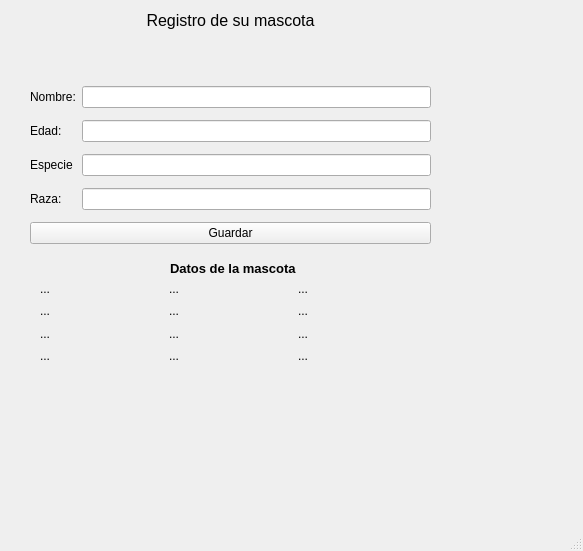
<?xml version="1.0" encoding="UTF-8"?>
<ui version="4.0">
 <class>MainWindow</class>
 <widget class="QMainWindow" name="MainWindow">
  <property name="geometry">
   <rect>
    <x>0</x>
    <y>0</y>
    <width>583</width>
    <height>551</height>
   </rect>
  </property>
  <property name="windowTitle">
   <string>Ejercicio 3 - Nombre y cédula</string>
  </property>
  <widget class="QWidget" name="centralwidget">
   <widget class="QWidget" name="gridLayoutWidget">
    <property name="geometry">
     <rect>
      <x>30</x>
      <y>80</y>
      <width>401</width>
      <height>171</height>
     </rect>
    </property>
    <layout class="QGridLayout" name="gridLayout_2">
     <item row="4" column="0" colspan="2">
      <widget class="QPushButton" name="btnGuardar">
       <property name="text">
        <string>Guardar</string>
       </property>
      </widget>
     </item>
     <item row="2" column="1">
      <widget class="QLineEdit" name="especieAn"/>
     </item>
     <item row="1" column="0">
      <widget class="QLabel" name="lbl2">
       <property name="text">
        <string>Edad:</string>
       </property>
      </widget>
     </item>
     <item row="0" column="1">
      <widget class="QLineEdit" name="nomAn">
       <property name="text">
        <string/>
       </property>
       <property name="alignment">
        <set>Qt::AlignCenter</set>
       </property>
      </widget>
     </item>
     <item row="2" column="0">
      <widget class="QLabel" name="lbl2_3">
       <property name="text">
        <string>Especie</string>
       </property>
      </widget>
     </item>
     <item row="1" column="1">
      <widget class="QLineEdit" name="ageAn"/>
     </item>
     <item row="3" column="0">
      <widget class="QLabel" name="lbl2_2">
       <property name="text">
        <string>Raza:</string>
       </property>
      </widget>
     </item>
     <item row="3" column="1">
      <widget class="QLineEdit" name="razaAn"/>
     </item>
     <item row="0" column="0">
      <widget class="QLabel" name="lbl1">
       <property name="text">
        <string>Nombre:</string>
       </property>
      </widget>
     </item>
    </layout>
   </widget>
   <widget class="QLabel" name="label">
    <property name="geometry">
     <rect>
      <x>0</x>
      <y>0</y>
      <width>461</width>
      <height>41</height>
     </rect>
    </property>
    <property name="font">
     <font>
      <pointsize>12</pointsize>
     </font>
    </property>
    <property name="text">
     <string>Registro de su mascota</string>
    </property>
    <property name="textFormat">
     <enum>Qt::AutoText</enum>
    </property>
    <property name="alignment">
     <set>Qt::AlignCenter</set>
    </property>
   </widget>
   <widget class="QWidget" name="gridLayoutWidget_2">
    <property name="geometry">
     <rect>
      <x>40</x>
      <y>280</y>
      <width>381</width>
      <height>84</height>
     </rect>
    </property>
    <layout class="QGridLayout" name="gridLayout_3">
     <item row="0" column="2">
      <widget class="QLabel" name="lblNom2">
       <property name="text">
        <string>...</string>
       </property>
      </widget>
     </item>
     <item row="1" column="1">
      <widget class="QLabel" name="lblAge1">
       <property name="text">
        <string>...</string>
       </property>
      </widget>
     </item>
     <item row="0" column="1">
      <widget class="QLabel" name="lblNom1">
       <property name="text">
        <string>...</string>
       </property>
      </widget>
     </item>
     <item row="0" column="3">
      <widget class="QLabel" name="lblNom3">
       <property name="text">
        <string>...</string>
       </property>
      </widget>
     </item>
     <item row="2" column="1">
      <widget class="QLabel" name="lblEspe1">
       <property name="text">
        <string>...</string>
       </property>
      </widget>
     </item>
     <item row="3" column="1">
      <widget class="QLabel" name="lblRaza1">
       <property name="text">
        <string>...</string>
       </property>
      </widget>
     </item>
     <item row="1" column="2">
      <widget class="QLabel" name="lblAge2">
       <property name="text">
        <string>...</string>
       </property>
      </widget>
     </item>
     <item row="2" column="2">
      <widget class="QLabel" name="lblEspe2">
       <property name="text">
        <string>...</string>
       </property>
      </widget>
     </item>
     <item row="3" column="2">
      <widget class="QLabel" name="lblRaza2">
       <property name="text">
        <string>...</string>
       </property>
      </widget>
     </item>
     <item row="1" column="3">
      <widget class="QLabel" name="lblAge3">
       <property name="text">
        <string>...</string>
       </property>
      </widget>
     </item>
     <item row="2" column="3">
      <widget class="QLabel" name="lblEspe3">
       <property name="text">
        <string>...</string>
       </property>
      </widget>
     </item>
     <item row="3" column="3">
      <widget class="QLabel" name="lblRaza3">
       <property name="text">
        <string>...</string>
       </property>
      </widget>
     </item>
    </layout>
   </widget>
   <widget class="QLabel" name="label_17">
    <property name="geometry">
     <rect>
      <x>170</x>
      <y>260</y>
      <width>181</width>
      <height>16</height>
     </rect>
    </property>
    <property name="font">
     <font>
      <pointsize>10</pointsize>
      <weight>75</weight>
      <bold>true</bold>
     </font>
    </property>
    <property name="text">
     <string>Datos de la mascota</string>
    </property>
    <property name="textFormat">
     <enum>Qt::AutoText</enum>
    </property>
    <property name="alignment">
     <set>Qt::AlignLeading|Qt::AlignLeft|Qt::AlignVCenter</set>
    </property>
   </widget>
  </widget>
  <widget class="QMenuBar" name="menubar">
   <property name="geometry">
    <rect>
     <x>0</x>
     <y>0</y>
     <width>583</width>
     <height>26</height>
    </rect>
   </property>
  </widget>
  <widget class="QStatusBar" name="statusbar"/>
 </widget>
 <resources/>
 <connections/>
</ui>
